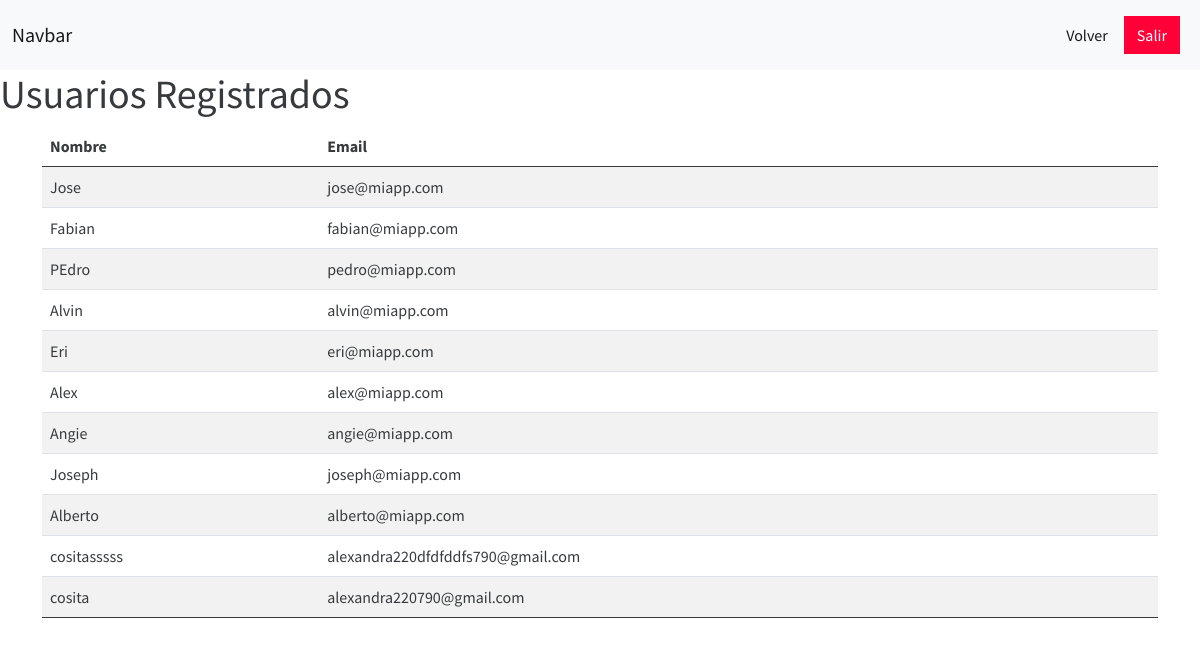
The app's page /verUsuario.php (signed in) with its own data.
### tables this page shows
CREATE TABLE `usuario` (
  `ID` int(11) NOT NULL,
  `Nombre` varchar(50) NOT NULL,
  `Email` varchar(50) NOT NULL,
  `Pass` varchar(32) NOT NULL
);

### Conexion.php (called while the page is built, shortened)
<?php
    class ConexionPDO {
        private $server = HOST;
        private $dbname =  DB_NAME;
        private $username = USER_DB;
        private $password = USER_PASS;
        private $objPDO;
        public $query = "";
        private function conectar(){
            try {
                $this->objPDO =  new PDO("mysql:host=$this->server; dbname=$this->dbname", $this->username,
                                $this->password, array( PDO::MYSQL_ATTR_INIT_COMMAND => 'SET NAMES utf8' ));
                $this->objPDO->setAttribute(PDO::ATTR_ERRMODE, PDO::ERRMODE_EXCEPTION);
            } catch( PDOException $e){
                echo( $e->getMessage());
            }
        }
        public function getRegistros($paramentros=array()){
            try {
                if ( count($paramentros) > 0 ){
                    $consulta = $this->objPDO->prepare($this->query);
                    $consulta->execute($paramentros);
                    return $consulta->fetchAll(PDO::FETCH_ASSOC);
                } else {
                    $consulta = $this->objPDO->prepare($this->query);
                    $consulta->execute();
                    return $consulta->fetchAll(PDO::FETCH_ASSOC);
                }
            } catch( PDOExecption $e){
                echo( $e->getMessage());
            }
        }
    }
?>

### Usuario.php (called while the page is built, shortened)
<?php
require_once "./Conexion.php";
class Usuario extends ConexionPDO{
    public function listar(){
        $this->query = "SELECT ID, Nombre, Email, Pass FROM usuario";
        return $this->getRegistros();
    }
}

### verUsuario.php (the view, shortened to what this page needs)
<?php
require_once "./Usuario.php";
$r = new Usuario();
$datos = $r->listar();
?>
<!DOCTYPE html>
<html lang="en">
  <head>
    <link rel="stylesheet" href="css/bootstrap.min.css" />
    <link rel="stylesheet" href="./css/style.css">
  </head>
  <body>
     <header>
      <nav class="navbar navbar-expand-lg navbar-light bg-light">
        <div class="container-fluid">
          <a class="navbar-brand" href="#">Navbar</a>
          <div class="collapse navbar-collapse" id="navbarNav">
            <ul class="navbar-nav">
              <li class="nav-item">
                <a class="nav-link active" aria-current="page" href="./administrador.php">Volver</a>
              </li>
              <li class="nav-item">
                <a href="logout.php" class="navbar-text nav-link">
                  <span class="btn btn-danger">Salir</span>
               </a>
              </li>
            </ul>
          </div>
        </div>
      </nav>
    </header>
    <main>
      <section>
        <h1>Usuarios Registrados</h1>
      </section>
       <section class="listado container">
        <table class="table  table-striped">
          <thead>
            <tr>
              <th>Nombre</th>
              <th>Email</th>
            </tr>
          </thead>
          <tbody>
            <?php foreach ($datos as $dato) { ?>
            <tr>
              <td><?php echo $dato['Nombre']; ?></td>
              <td><?php echo $dato['Email']; ?></td>
            </tr>
            <?php } ?>
          </tbody>
      </section>
    </main>
  </body>
</html>

### css/style.css (style rules this page uses)
@media screen and (min-width: 768px) { .navbar-nav { align-items: center; width: 100%; justify-content: end; } }

### records on screen
usuario: Nombre "Jose", Email "jose@miapp.com"
usuario: Nombre "Fabian", Email "fabian@miapp.com"
usuario: Nombre "PEdro", Email "pedro@miapp.com"
usuario: Nombre "Alvin", Email "alvin@miapp.com"
usuario: Nombre "Eri", Email "eri@miapp.com"
usuario: Nombre "Alex", Email "alex@miapp.com"
usuario: Nombre "Angie", Email "angie@miapp.com"
usuario: Nombre "Joseph", Email "joseph@miapp.com"
usuario: Nombre "Alberto", Email "alberto@miapp.com"
usuario: Nombre "cositasssss", Email "alexandra220dfdfddfs790@gmail.com"
usuario: Nombre "cosita", Email "alexandra220790@gmail.com"
